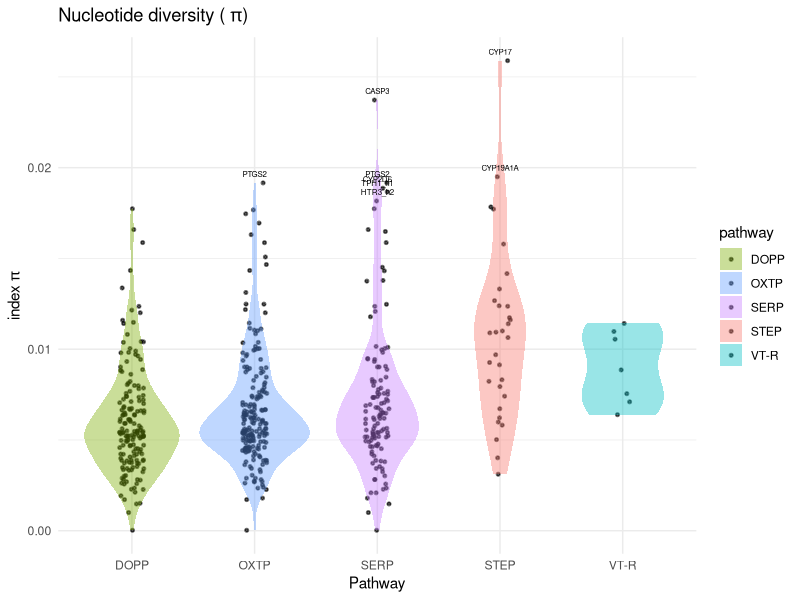
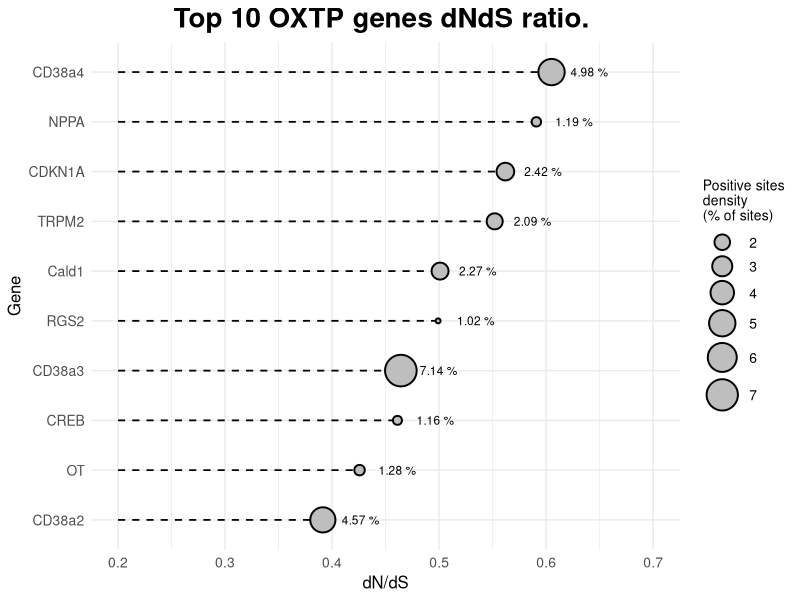
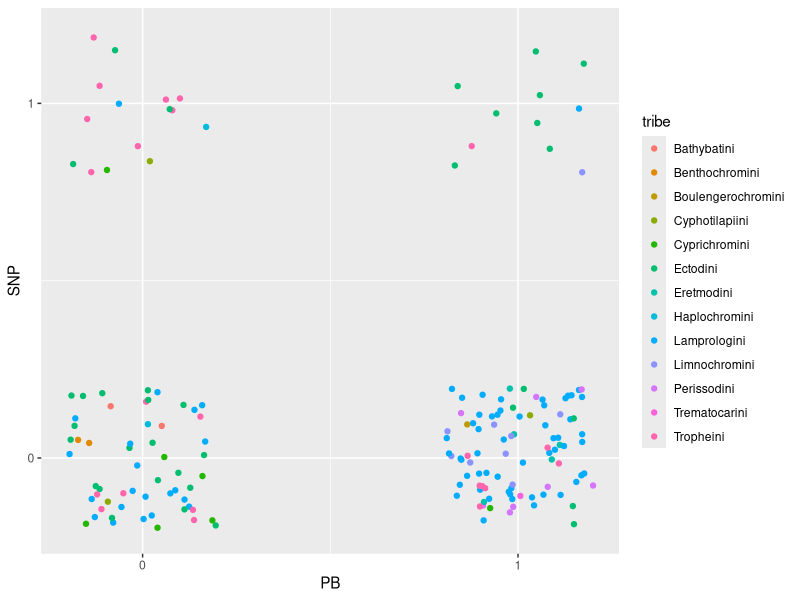

Write the R code that produced these figures, in order.
## ---- chunk 1
knitr::opts_chunk$set(echo = TRUE)
## ---- chunk 2
pathways <- read.table(file = "Data/dataset_overview_pathways.txt", sep = "\t", header = T, stringsAsFactors = T)
## ---- chunk 3
str(pathways)
## ---- chunk 4
summary(pathways)
## ---- chunk 5
library("ggplot2")
library("dplyr")
# Load data
pathgen <- read.csv("datasets/dataset_overview_genes.txt", sep = "\t", header = T)
# Select column to plot
colnames(pathgen)
column_pl <- "nucl_div"
# Group by pathway
pg_by_pway <- group_by(pathgen, pathway)
# Remove NAs for the column of interest
pg_na <- pg_by_pway[!(is.na(paste("dfg$", column_pl, sep = ""))), ]
# Violin plot variable
colors_pways <- c("STEP" = "#F8766D", "DOPP" = "#7CAE00", "VT-R" = "#00BFC4", "SERP" = "#C77CFF", "OXTP" = "#619CFF") # Assign a color to each pathway
plot_pi <- ggplot(pg_na, aes(x=pathway, y=nucl_div, fill=pathway)) +
  geom_point(aes(color=pathway), position=position_jitter(width=0.1), size=0.5, alpha=0.6, stroke = 0.9, color = "black") +
  scale_fill_manual(values = colors_pways, ) +
  scale_color_manual(values = colors_pways) +
  geom_violin(alpha = 0.4, color = "transparent")+
  geom_text(data = subset(pg_na, nucl_div > 0.018), aes(label = gene), vjust = -1, size = 2) + # Label filter points
  theme_minimal()+
  labs(x="Pathway", y="index"~pi*"")+
  ggtitle("Nucleotide diversity ("~pi*")")
# Display plot
plot_pi
# Summary statistics of each pathway
by(pg_na$nucl_div, pg_na$pathway, summary)
## ---- chunk 6
library("ggplot2")
library("dplyr")
df_top10 <- read.csv("datasets/oxtp_FEL_dNdS.txt", header = T, sep = "\t")
#Rename columns and select the ones required
colnames(df_top10) <- c("gene", "w", "3", "4", "5", "6", "site_density")
df_top10_f <-df_top10[1:10,]
df_top10_f <- select(df_top10_f, c(gene, w, site_density))
df_top10_f$site_density <- round(df_top10_f$site_density, round(2)) # Round to 2 decimals

#Order by w value
df_s <- df_top10_f[order(df_top10_f$w, decreasing = T), ]
gene_order = c(df_s$gene)
df_top10_f$gene <- factor(df_top10_f$gene, levels = rev(gene_order))

#Plot
dNdS_top10 <- ggplot(df_top10_f, aes(x = gene, y = w)) +
  geom_segment(aes(x = gene, xend = gene, y = 0.2, yend = w), linetype=2, color = "black", linewidth = 0.6) +
  geom_point(aes(size = site_density), fill = "gray", color = "black", shape = 21, alpha = 1, stroke = 1) +
  geom_text(aes(label = paste(site_density, " %", sep = "")), size = 3, color = "black", hjust = -0.5) +
  scale_size(range = c(1, 10)) +
  labs(title = "Top 10 OXTP genes dNdS ratio. ",
       x = "Gene",
       y = "dN/dS",
       size = "Positive sites\ndensity\n(% of sites)") +
  ylim(0.2, 0.7) +
  theme_minimal() +
  theme(plot.title = element_text(hjust = 0.5, size = 20, face = "bold"),
        axis.title = element_text(size = 12),
        axis.text = element_text(size = 10),
        legend.title = element_text(size = 10),
        legend.text = element_text(size = 10)) + 
  coord_flip()

dNdS_top10
# Summary
summary(df_top10_f)
## ---- chunk 7
library("ggplot2")
library("dplyr")

df <- read.csv("datasets/EGFR_19907494_PB_BT.txt", sep = "\t")
df2 <- read.csv("datasets/spp-tribe.txt", sep = "\t")

colnames(df) <- c("spp", "PB", "SNP")
colnames(df2)

df_final <- inner_join(df, df2, by="spp")

SNP_vs_PB <- ggplot(df_final, aes(x = PB, y = SNP, color = tribe)) +
  geom_point(position=position_jitter(width=0.2, height = 0.2)) +
  scale_x_continuous(breaks = c(0, 1), limits = c(-0.2, 1.2)) +
  scale_y_continuous(breaks = c(0, 1), limits = c(-0.2, 1.2))

SNP_vs_PB
